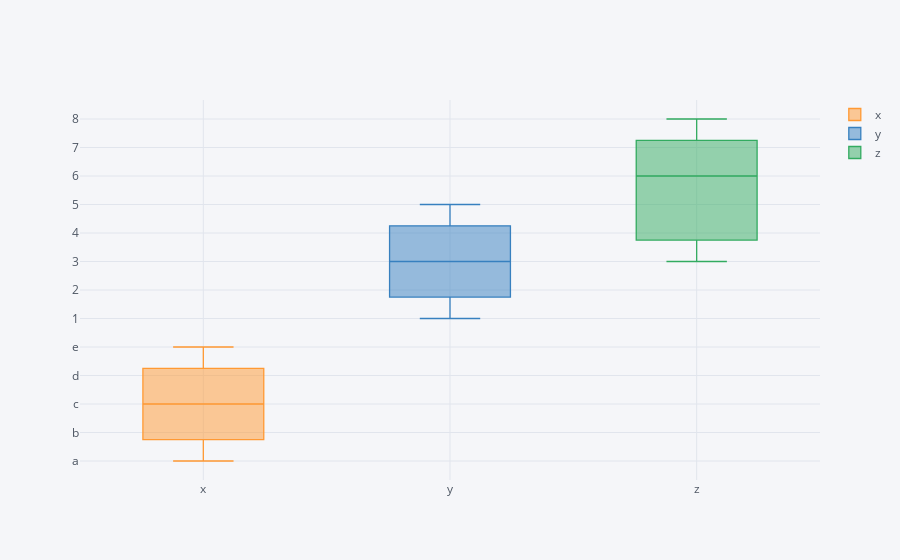

Write notebook code for a chart like this one.
### Code cell
df7.iplot(kind = 'box', x = 'x', y = 'y')

### Figure 1 — Plotly figure (JSON) as saved in the notebook; plotly's stock layout.template omitted (floating-point values rounded to 4 significant figures)
{"data": [{"boxpoints": false, "line": {"width": 1.3}, "marker": {"color": "rgba(255, 153, 51, 1.0)"}, "name": "x", "orientation": "v", "type": "box", "y": ["a", "b", "c", "d", "e"]}, {"boxpoints": false, "line": {"width": 1.3}, "marker": {"color": "rgba(55, 128, 191, 1.0)"}, "name": "y", "orientation": "v", "type": "box", "y": [1, 2, 3, 4, 5]}, {"boxpoints": false, "line": {"width": 1.3}, "marker": {"color": "rgba(50, 171, 96, 1.0)"}, "name": "z", "orientation": "v", "type": "box", "y": [6, 7, 8, 4, 3]}], "layout": {"legend": {"bgcolor": "#F5F6F9", "font": {"color": "#4D5663"}}, "paper_bgcolor": "#F5F6F9", "plot_bgcolor": "#F5F6F9", "title": {"font": {"color": "#4D5663"}}, "xaxis": {"gridcolor": "#E1E5ED", "showgrid": true, "tickfont": {"color": "#4D5663"}, "title": {"font": {"color": "#4D5663"}, "text": ""}, "zerolinecolor": "#E1E5ED"}, "yaxis": {"gridcolor": "#E1E5ED", "showgrid": true, "tickfont": {"color": "#4D5663"}, "title": {"font": {"color": "#4D5663"}, "text": ""}, "zerolinecolor": "#E1E5ED"}}}
